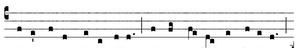
%> input picture dies_1.png, 299 x 48 px, shrunk from 619 x 100 before the run
$ octave main.m   (GNU Octave 9; MATLAB toolbox functions it lacks are replaced by stand-ins)
%> lines starting %> are read from the running program, lines starting %| are printed output that depends on the picture; in (x1, y1, x2, y2) boxes, pixels count from 0 and x2, y2 are one past the last pixel; in counts of white or black regions, pixels touching at a corner belong together; the program's own positions count from 1
### find_multiple_templates.m
function [template_results, staff_lines] = find_multiple_templates(image_path, template_dir, varargin)
%> called with image_path = 'dies_1.png', template_dir = 'templates'
    % Parse optional input arguments
    p = inputParser;
    addParameter(p, 'Threshold', 0.7, @isnumeric);
    addParameter(p, 'MinSeparation', 50, @isnumeric);
    addParameter(p, 'Debug', false, @islogical);
    parse(p, varargin{:});

    % Extract parameters
    threshold = p.Results.Threshold;
    min_separation = p.Results.MinSeparation;

    % Read the main image
    main_image = imread(image_path);
%> main_image is the input picture: size 48x299x3 uint8; min 0, max 255, mean 235.1

    % read templates from folder
    % add all items in the templates folder
    template_paths = dir(strcat(template_dir,'/*.png'));

    % read images to sort them by image size
    template_images = cell(1, length(template_paths));
    for i = 1:length(template_paths)
        template_images{i} = imread(fullfile('templates', template_paths(i).name));
    end

    % sort the templates by image size
    [~, idx] = sort(cellfun(@numel, template_images), 'descend');
    template_paths = template_paths(idx);

    % get the names of the templates
    template_paths = arrayfun(@(x) fullfile('templates', x.name), template_paths, 'UniformOutput', false);

    % Convert main image to grayscale if needed
    if size(main_image, 3) > 1
        main_gray = rgb2gray(main_image);
    else
        main_gray = main_image;
    end

    % Detect horizontal lines (staff lines)
    staff_lines = detect_staff_lines(main_gray);

    % Initialize results structure with additional category field
    template_results = struct(...
        'type', {}, ...
        'vertical_position', {}, ...
        'bounding_box', {}, ...
        'correlation_value', {}, ...
        'line_category', {});

    if p.Results.Debug
        % Debug figure for visualization
        figure('Position', [100, 100, 1200, 800]);
        imshow(main_image);
        hold on;

        % Color map for bounding boxes and lines
        colors = {
            [1 0 0], ... Red
            [0 1 0], ... Green
            [0 0 1], ... Blue
            [1 1 0], ... Yellow
            [0 1 1], ... Cyan
            [1 0 1]  ... Magenta
        };
    end

    % Mask to track used regions of the image
    used_regions_mask = false(size(main_gray));


    % Iterate through each template
    for i = 1:length(template_paths)
        % Read template
        template = imread(template_paths{i});

        % Convert template to grayscale if needed
        if size(template, 3) > 1
            template_gray = rgb2gray(template);
        else
            template_gray = template;
        end

        % Perform template matching
        correlation = normxcorr2(template_gray, main_gray);

        % Find multiple correlation peaks
        [height, width] = size(main_gray);
        [template_height, template_width] = size(template_gray);

        % Identify multiple correlation peaks
        peak_locations = [];
        while true
            % Find maximum correlation value
            [max_corr, max_idx] = max(correlation(:));

            % If correlation is below threshold, stop searching
            if max_corr < threshold
                break;
            end

            % Convert linear index to 2D coordinates
            [y, x] = ind2sub(size(correlation), max_idx);

            % Adjust coordinates to image space
            adj_y = y - template_height + 1;
            adj_x = x - template_width + 1;

            % Create bounding box
            % bbox = [adj_x, adj_y, template_width, template_height];

            % Check for overlap with used regions
            bbox_mask = false(size(main_gray));
            bbox_mask(max(1, adj_y):min(height, adj_y+template_height-1), ...
                      max(1, adj_x):min(width, adj_x+template_width-1)) = true;

            % Check if this match overlaps with existing regions
            if ~any(used_regions_mask(bbox_mask))
                % Update used regions mask
                used_regions_mask(bbox_mask) = true;

                % Store match details
                peak_locations(end+1, :) = [adj_y, adj_x, max_corr];
            end

            % Zero out the neighborhood of the current peak to find next matches
            y_range = max(1, y-template_height):min(size(correlation, 1), y+template_height);
            x_range = max(1, x-template_width):min(size(correlation, 2), x+template_width);
            correlation(y_range, x_range) = 0;
        end

        % Add found matches to results
        for j = 1:size(peak_locations, 1)
            % Determine line category
            line_category = categorize_vertical_position(peak_locations(j, 1), staff_lines);

            % Create bounding box
            bbox = [peak_locations(j, 2), peak_locations(j, 1), template_width, template_height];

            % get typename from template path
            [~, name, ~] = fileparts(template_paths{i});

            % cut of the number at the end of the name if it exists
            if ~isempty(regexp(name, '\d', 'once'))
                name = name(1:end-1);
            end

            % Create result struct
            current_result = struct(...
                'type', name, ...
                'vertical_position', peak_locations(j, 1), ...
                'bounding_box', {bbox}, ...
                'correlation_value', peak_locations(j, 3), ...
                'line_category', line_category);

            % Add to results
            if isempty(template_results)
                template_results = current_result;
            else
                template_results(end+1) = current_result;
            end

            if p.Results.Debug
                % Draw bounding box
                color = colors{mod(i-1, length(colors))+1};
                rectangle('Position', bbox, 'EdgeColor', color, 'LineWidth', 2, 'LineStyle', '--');
                text(bbox(1), bbox(2)-10, sprintf('%.2f', peak_locations(j, 3)), 'Color', color, 'FontSize', 10);
            end
        end
    end

    % Sort results by horizontal position (from left to right)
    if ~isempty(template_results)
        % Extract x-coordinates (first element of bounding box)
        x_coords = cellfun(@(x) x(1), {template_results.bounding_box});

        % Sort by x-coordinates
        [~, idx] = sort(x_coords);
        template_results = template_results(idx);
    end

    if p.Results.Debug

        % Draw detected staff lines
        for k = 1:length(staff_lines)
            line(xlim, [staff_lines(k), staff_lines(k)], 'Color', 'red', 'LineStyle', '--', 'LineWidth', 1);
        end

        % Save debug image
        title('Template Matching Results (With Staff Lines)');
        saveas(gcf, 'template_matching_debug.png');

        % Display results
        disp('Found Templates:');
        for i = 1:length(template_results)
            fprintf('Template %d:\n', i);
            fprintf('  Type: %s\n', template_results(i).type);
            fprintf('  Vertical Position: %d\n', template_results(i).vertical_position);
            fprintf('  Bounding Box: [%d, %d, %d, %d]\n', ...
                template_results(i).bounding_box(1), ...
                template_results(i).bounding_box(2), ...
                template_results(i).bounding_box(3), ...
                template_results(i).bounding_box(4));
            fprintf('  Correlation Value: %.4f\n', template_results(i).correlation_value);
            fprintf('  Line Category: %s\n\n', template_results(i).line_category);
        end
    end
end

### detect_staff_lines.m
function staff_lines = detect_staff_lines(image_gray)
    % Preprocess the image
    % Increase contrast
    image_adjusted = imadjust(image_gray);

    % Apply threshold to create binary image
    threshold = graythresh(image_adjusted);
%> threshold = 0.788
    binary_image = imbinarize(image_adjusted, threshold);
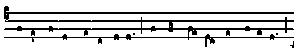
%> binary_image: size 48x299 logical; 82.6% white; black in thin lines or dots, all inside (x1, y1, x2, y2) = (4, 6, 294, 48)

    % Invert binary image (assuming staff lines are dark)
    binary_image = ~binary_image;

    % Use morphological operations to enhance horizontal lines
    se_horizontal = strel('line', 50, 0);  % Horizontal structuring element
    horizontal_lines = imopen(binary_image, se_horizontal);
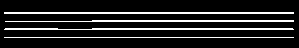
%> horizontal_lines: size 48x299 logical; 13.3% white in thin lines or dots, all inside (x1, y1, x2, y2) = (4, 12, 294, 38)

    % Compute vertical projection of the binary image
    vertical_projection = sum(horizontal_lines, 2);
%> vertical_projection = 48 values, max 290 at index 13, min 0 at index 1, mean 39.69

    % Find peaks in the vertical projection
    [~, locs] = findpeaks(vertical_projection, ...
        'MinPeakHeight', max(vertical_projection) * 0.5, ...  % Adjust height threshold
        'MinPeakDistance', 10);  % Minimum distance between peaks
%> locs = [13; 30]

    % If not enough peaks found, try adjusting parameters
    if length(locs) < 4
        [~, locs] = findpeaks(vertical_projection, ...
            'MinPeakHeight', max(vertical_projection) * 0.3, ...  % Lower height threshold
            'MinPeakDistance', 5);  % Smaller minimum distance
%> locs = [13; 22; 30; 38]
    end

    % Sort and select top 4 peaks
    if length(locs) >= 4
        % Sort peaks and select top 4
        [sorted_locs, ~] = sort(locs);
%> sorted_locs = [13; 22; 30; 38]
        staff_lines = sorted_locs(max(1, end-3):end);
%> staff_lines = [13; 22; 30; 38]
    else
        % Fallback method if peaks not found reliably
        staff_line_spacing = round(mean(diff(locs)));
        base_line = locs(1);
        staff_lines = base_line + staff_line_spacing * (0:3);
    end

    % Ensure exactly 4 lines are returned and sorted
    if length(staff_lines) > 4
        staff_lines = staff_lines(end-3:end);
    elseif length(staff_lines) < 4
        error('Could not detect 4 staff lines');
    end

    % Sort the lines
    staff_lines = sort(staff_lines);
end

### generate_musical_notes.m
function musical_notes = generate_musical_notes(template_results, varargin)
    p = inputParser;
    addParameter(p, 'Debug', false, @islogical);
    parse(p, varargin{:});

    musical_notes = struct(...
        'sign', {}, ...
        'type', {}, ...
        'length', {}, ...
        'octave', {});

    % get clef position
    clef = template_results(1);

    categories = {
        'space_0', ...
        'line_1', ...
        'space_1', ...
        'line_2', ...
        'space_2', ...
        'line_3', ...
        'space_3', ...
        'line_4', ...
        'space_4'
    };

    % clef category
    clef_category = clef.line_category;

    % get the position of the clef for offsetting to C
    clef_position = find(strcmp(categories, clef_category)) + 2;

    note_signs = { 'B', 'A', 'G', 'F', 'E', 'D', 'C' };

    % get the position of the notes
    for i = 2:length(template_results)
        % if it's a mora, we can skip it
        if strcmp(template_results(i).type, 'mora')
            continue;
        end

        note = template_results(i);
        note_category = note.line_category;
        note_position = find(strcmp(categories, note_category));

        % calculate the note position relative to C
        note_position = note_position - clef_position;

        % calculate the note sign
        note_sign = note_signs{mod(note_position, 7) + 1};

        % calculate the note length punctum - 1, clivis - 2, podatus - 2, scandicus - 3, climacus - 3, torculus - 3
        note_length = 1;
        if strcmp(note.type, 'clivis') || strcmp(note.type, 'podatus')
            note_length = 2;
        elseif strcmp(note.type, 'scandicus') || strcmp(note.type, 'climacus') || strcmp(note.type, 'torculus')
            note_length = 3;
        end

        % check if the next note is a mora
        if i < length(template_results) && strcmp(template_results(i+1).type, 'mora')
            note_length = note_length + 1;
        end


        % store the note sign and length at the next index
        musical_notes(end+1) = struct(...
            'sign', note_sign, ...
            'type', note.type, ...
            'length', note_length, ...
            'octave', abs(floor(note_position / 7)));

    end

    if p.Results.Debug
        % Display musical notes
        disp('Musical Notes:');
        for i = 1:length(musical_notes)
            fprintf('Note %d:\n', i);
            fprintf('  Sign: %s\n', musical_notes(i).sign);
            fprintf('  Type: %s\n', musical_notes(i).type);
            fprintf('  Length: %d\n', musical_notes(i).length);
            fprintf('  Octave: %d\n\n', musical_notes(i).octave);
        end
    end
end

### main.m
clear
clc
close all

debug = true;
template_dir = 'templates';

image_path = 'dies_1.png';
%image_path = 'sheet_1.png';

[results, staff_lines] = find_multiple_templates(image_path, template_dir, 'Debug', debug);
%> in find_multiple_templates, `title('Template Matching Results (With Staff Lines)');`:
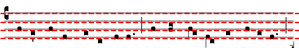
%> figure redrawn from the program's plot data; its title reads 'Template Matching Results (With Staff Lines)'
%> results = empty struct; staff_lines = [13; 22; 30; 38]
%> the run ends on the next line

musical_notes = generate_musical_notes(results, 'Debug', debug);

$ run again, with sheet_0.jpg saved as dies_1.png
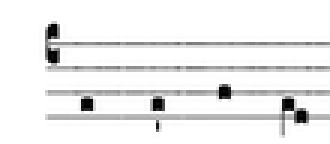
%> input picture sheet_0.jpg, 110 x 48 px, shrunk from 228 x 99 before the run (shown 3 times larger)
%> in find_multiple_templates, main_image is the input picture: size 48x110x3 uint8; min 0, max 255, mean 237.3
%> threshold = 0.761
%> in detect_staff_lines, `horizontal_lines = imopen(binary_image, se_horizontal);`:
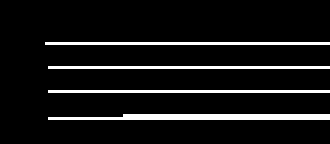
%> horizontal_lines: size 48x110 logical (shown 3 times larger); 8.4% white in thin lines or dots, all inside (x1, y1, x2, y2) = (15, 14, 110, 40)
%> vertical_projection = 48 values, max 95 at index 15, min 0 at index 1, mean 9.29
%> in detect_staff_lines, `[~, locs] = findpeaks(vertical_projection, 'MinPeakHeight', max(vertic..`: locs = [15; 31]
%> in detect_staff_lines, `[~, locs] = findpeaks(vertical_projection, 'MinPeakHeight', max(vertic..`: locs = [15; 23; 31; 40]
%> in find_multiple_templates, `title('Template Matching Results (With Staff Lines)');`:
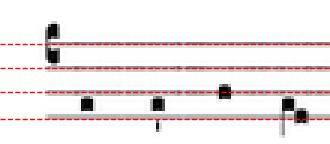
%> figure redrawn from the program's plot data; shown 3 times larger; its title reads 'Template Matching Results (With Staff Lines)'
%> `[results, staff_lines] = find_multiple_templates(image_path, template_..`: results = empty struct; staff_lines = [15; 23; 31; 40]

$ run again, with sheet_1.jpg saved as dies_1.png
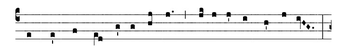
%> input picture sheet_1.jpg, 339 x 48 px, shrunk from 703 x 99 before the run
%> in find_multiple_templates, main_image is the input picture: size 48x339x3 uint8; min 0, max 255, mean 236.1
%> threshold = 0.769
%> in detect_staff_lines, `horizontal_lines = imopen(binary_image, se_horizontal);`:
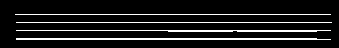
%> horizontal_lines: size 48x339 logical; 10.5% white in thin lines or dots, all inside (x1, y1, x2, y2) = (15, 14, 332, 40)
%> vertical_projection = 48 values, max 316 at index 15, min 0 at index 1, mean 35.58
%> in detect_staff_lines, `[~, locs] = findpeaks(vertical_projection, 'MinPeakHeight', max(vertic..`: locs = [15; 31]
%> in detect_staff_lines, `[~, locs] = findpeaks(vertical_projection, 'MinPeakHeight', max(vertic..`: locs = [15; 23; 31; 40]
%> in find_multiple_templates, `title('Template Matching Results (With Staff Lines)');`:
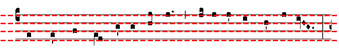
%> figure redrawn from the program's plot data; its title reads 'Template Matching Results (With Staff Lines)'
%> `[results, staff_lines] = find_multiple_templates(image_path, template_..`: results = empty struct; staff_lines = [15; 23; 31; 40]
